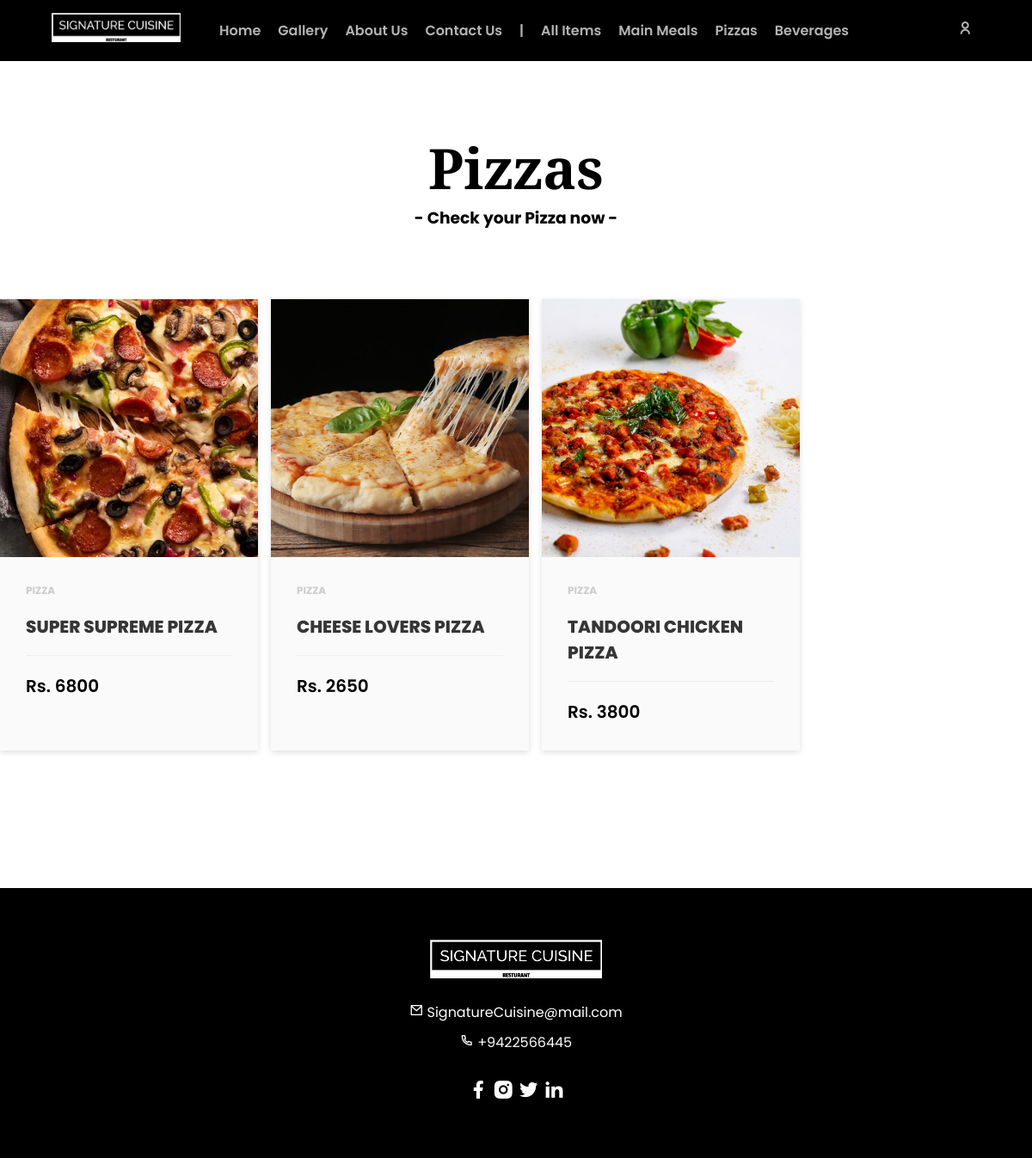
The app's page /Pizza.php with its own data.
### tables this page shows
CREATE TABLE IF NOT EXISTS `product` (
  `product_id` int NOT NULL AUTO_INCREMENT,
  `product_name` varchar(255) DEFAULT NULL,
  `product_price` varchar(50) DEFAULT NULL,
  `product_image` varchar(255) DEFAULT NULL,
  `product_code` varchar(10) DEFAULT NULL,
  `qty` int DEFAULT NULL,
  `brand` varchar(50) DEFAULT NULL,
  `category` varchar(50) DEFAULT NULL,
  `created_at` datetime DEFAULT NULL,
  `updated_at` datetime DEFAULT NULL,
  PRIMARY KEY (`product_id`)
);

### Pizza.php (the view, shortened to what this page needs)
<!DOCTYPE html>
<html lang="en">
<head>
    <?php
    include 'includes/connection.php';
    include 'includes/header.php';
    ?>
</head>
<body>
    <header>
        <?php
        include 'includes/menu.php';
        ?>
    </header>
    <section class="shop">
            <h1>Pizzas</h1>
            <h3>- Check your Pizza now -</h3>
            <div class="grid" style="display: inline-grid !important;">
                <?php
                $sql = "SELECT *
                FROM product
                WHERE category = 'Pizza'
                ORDER BY created_at DESC";
                $result = mysqli_query($conn, $sql);
                if ($result->num_rows > 0) {
                    while ($row = $result->fetch_assoc()) { ?>
                        <div class="product-card">
                            <div class="product-tumb">
                                <img src="assets/images/uploads/<?php echo $row['product_image']; ?>" alt="">
                            </div>
                            <div class="product-details">
                                <span class="product-catagory">
                                    <?php echo $row['category']; ?>
                                </span>
                                <h4>
                                    <?php echo $row['product_name']; ?>
                                </h4>
                                <div class="product-bottom-details">
                                    <div class="product-price">
                                       Rs. <?php echo $row['product_price']; ?>
                                    </div>
                                </div>
                            </div>
                        </div>
                    <?php }
                }
                ?>
            </div>
    </section>
    <footer><center>
                <div class="footer-col">
                <center><img src="assets/images/logo2.png" alt="logo" class="footer-logo-img"></center>
                    <div class="contact">
                        <a href="#"><i class="ri-mail-line"></i> SignatureCuisine@mail.com</a>
                        <a href="#"><i class="ri-phone-line"></i> +9422566445</a>
                    </div>
                    <div class="social-icon">
                        <a href="https://web.facebook.com/" title="facebook">
                            <i class="ri-facebook-fill"></i>
                        </a>
                        <a href="https://www.instagram.com/" title="instagram">
                            <i class="ri-instagram-fill"></i>
                        </a>
                        <a href="https://twitter.com/" title="twitter">
                            <i class="ri-twitter-fill"></i>
                        </a>
                        <a href="https://www.linkedin.com/" title="linkedin">
                            <i class="ri-linkedin-fill"></i>
                        </a>
                    </div>
                </div>
</center>
    </footer>
</body>
</html>

### assets/css/styles.css (style rules this page uses)
* { margin: 0; padding: 0; box-sizing: border-box; }
a { color: var(--text-color); text-decoration: none; }
:root { --primary-color: #000000; --text-color: #5c686c; --primary-font: 'Playfair Display', serif; --secondry-font: 'Poppins', sans-serif; }
body { color: var(--primary-color); font-family: var(--secondry-font); }
section { padding: 80px 0; text-align: center; }
.grid { display: inline-grid; grid-template-columns: repeat(4, 1fr); gap: 15px; margin: 30px auto; }
h1 { font-size: 65px; font-weight: 800; font-family: var(--primary-font); }
footer { background: var(--primary-color); text-align: left; padding: 60px 0; }
footer .footer-col { display: flex; flex-direction: column; }
footer .footer-logo-img { width: 200px; margin-bottom: 20px; }
footer a, span { color: #FFF; transition: all .3s ease-in-out; }
footer .contact { display: flex; flex-direction: column; }
footer .contact a { margin-bottom: 10px; }
footer .social-icon { margin-top: 20px; }
footer .social-icon i { font-size: 25px; }
.product-card { width: 300px; position: relative; box-shadow: 0 2px 7px #dfdfdf; margin: 50px auto; background: #fafafa; text-align: left; }
.product-tumb { display: flex; align-items: center; justify-content: center; height: 300px; }
.product-tumb img { width: 100%; height: 100%; object-fit: cover; }
.product-details { padding: 30px; }
.product-catagory { display: block; font-size: 12px; font-weight: 700; text-transform: uppercase; color: #ccc; margin-bottom: 18px; }
.product-details h4 { font-weight: 800; font-size: 20px; display: block; margin-bottom: 18px; text-transform: uppercase; color: #363636; text-decoration: none; transition: 0.3s; cursor: pointer; }
.product-bottom-details { overflow: hidden; border-top: 1px solid #eee; padding-top: 20px; display: flex; justify-content: space-between; align-items: center; }
.product-bottom-details div { width: 50%; }
.product-price { text-align: left; font-size: 20px; color: var(--primary-color); font-weight: 600; }
:root { --primary-color: #000000; --text-color: #000000; --primary-font: 'Playfair Display', serif; --secondry-font: 'Poppins', sans-serif; }
.grid { display: grid; grid-template-columns: repeat(4, 1fr); gap: 15px; margin: 30px auto; }

### records on screen
product: product_image (picture), category "PIZZA", product_name "SUPER SUPREME PIZZA", product_price "6800"
product: product_image (picture), category "PIZZA", product_name "CHEESE LOVERS PIZZA", product_price "2650"
product: product_image (picture), category "PIZZA", product_name "TANDOORI CHICKEN PIZZA", product_price "3800"
